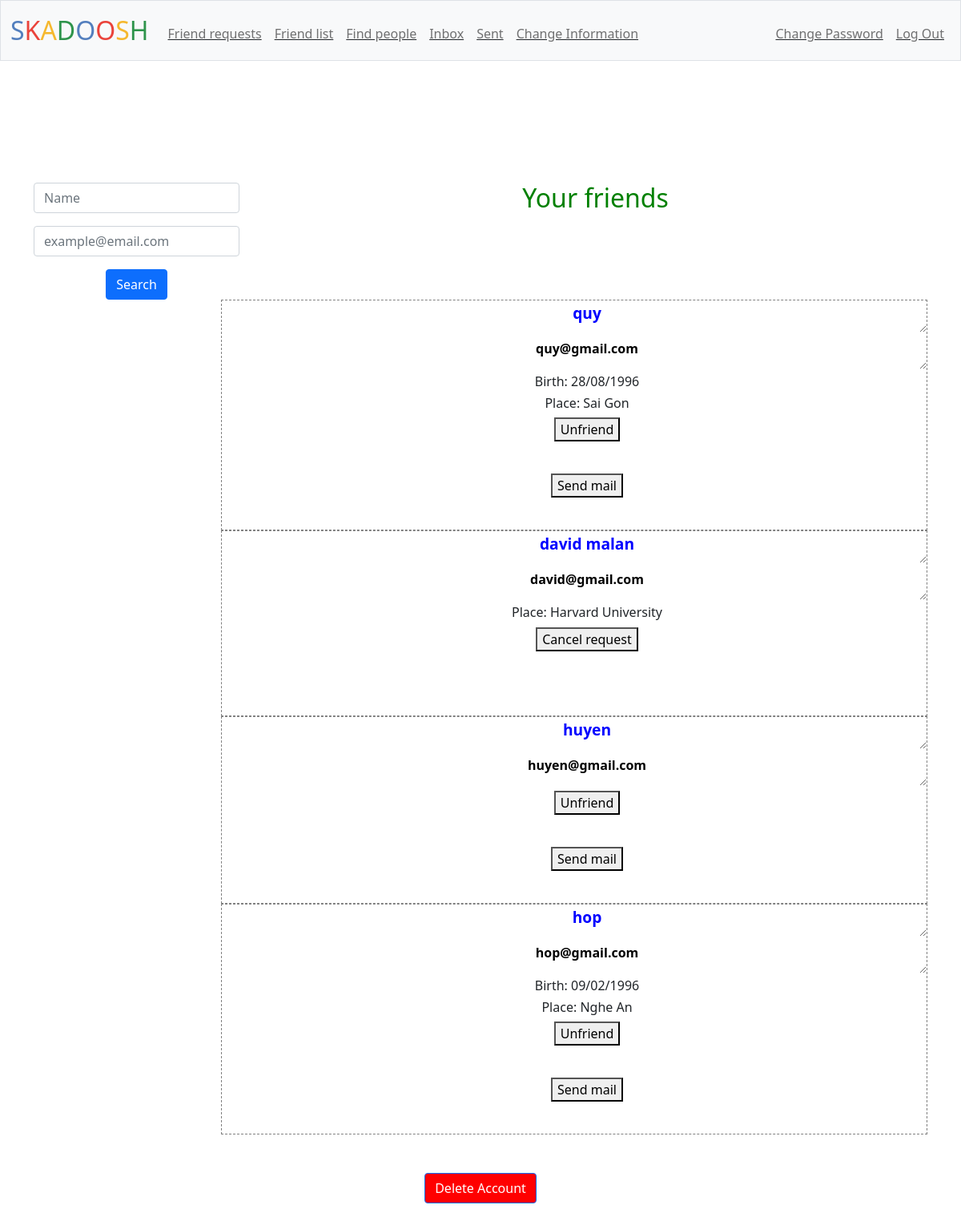
/list (signed in), run on the app's committed database.
### tables this page shows
CREATE TABLE informations (
id INTEGER PRIMARY KEY AUTOINCREMENT NOT NULL,
user_id INTEGER NOT NULL,
name TEXT NOT NULL,
birth TEXT,
place TEXT,
number TEXT,
email TEXT NOT NULL UNIQUE);

### app.py (the view, shortened to what this page needs)
@app.route("/list", methods=["GET", "POST"])
@login_required
@information_required
def list():
    user_id = session['user_id']
    if request.method == "GET":
        rows = db.execute("SELECT * FROM informations JOIN friends ON user_id = host_id OR user_id = friend_id WHERE host_id = ? OR friend_id = ? ORDER BY friends.id DESC", user_id, user_id)
        people = []
        for row in rows:
            if user_id != row['user_id']:
                person = {}
                person['name'] = row['name']
                person['email'] = row['email']
                person['birth'] = row['birth']
                person['place'] = row['place']
                person['number'] = row['number']
                if row['status'] == 'confirmed':
                    person['operation'] = 'Unfriend'
                    person['button'] = 'Send mail'
                if user_id == row['host_id'] and row['status'] == 'unconfirmed':
                    person['operation'] = 'Cancel request'
                if user_id == row['friend_id'] and row['status'] == 'unconfirmed':
                    person['operation'] = 'Accept'
                people.append(person)
        return render_template("list.html", people=people)

### app.py (called while the page is built)
@app.after_request
def after_request(response):
    response.headers["Cache-Control"] = "no-cache, no-store, must-revalidate"
    response.headers["Expires"] = 0
    response.headers["Pragma"] = "no-cache"
    return response

### helpers.py (called while the page is built)
def login_required(f):
    @wraps(f)
    def decorated_function(*args, **kwargs):
        if session.get("user_id") is None:
            return redirect("/login")
        return f(*args, **kwargs)
    return decorated_function

def information_required(f):
    @wraps(f)
    def decorated_function(*args, **kwargs):
        user_id = session.get("user_id")
        rows = db.execute("SELECT * FROM informations WHERE user_id = ?", user_id)
        if len(rows) == 0:
            message = 'You must provide you informations first!'
            return render_template("information.html", requirement=message)
        return f(*args, **kwargs)
    return decorated_function

### templates/list.html (shortened to what this page needs)
{% extends "layout.html" %}
{% block main %}
<div id="parent">
    <div id="find">
        <form id="search-form" action="/list" method="post">
            <div class="mb-3">
                <input autofocus class="form-control mx-auto w-auto" id="name" name="name" placeholder="Name" type="text">
            </div>
            <div class="mb-3">
                <input class="form-control mx-auto w-auto" id="email" name="email" placeholder="example@email.com" type="text">
            </div>
            <button class="btn btn-primary" type="submit">Search</button>
        </form>
    </div>
    <h2>Your friends</h2>
    {% for person in people %}
    <div class="result">
        <form action="/add" method="post">
            <ul>
                <li><textarea id="person" name="name" readonly>{{ person["name"] }}</textarea></li>
                <li><textarea id="person-email" name="email" readonly>{{ person["email"] }}</textarea></li>
                {% if person["birth"] %}
                <li><h6>Birth: {{ person["birth"] }}</h6></li>
                {% endif %}
                {% if person["place"] %}
                <li><h6>Place: {{ person["place"] }}</h6></li>
                {% endif %}
                <button id="upper-button" type="submit">{{ person["operation"] }}</button>
            </ul>
            <br>
        </form>
        <form action="/sent" method="post">
            <ul>
                {% if person["button"] %}
                <button id="lower-button" type="submit">{{ person["button"] }}</button>
                {% endif %}
            </ul>
            <br>
        </form>
    </div>
    </div>
    {% endfor %}
{% endblock %}

### templates/list.html (style rules this page uses)
h2 { text-align: center; color: green; }
#person { color: blue; }
#find { float: left; padding-left: 30px;; }
.result { float: right; width: 75%; margin-right: 30px; border: gray dashed thin; }
ul li { list-style-type: none; }
ul li textarea { text-align: center; width: 100%; height: 40px; background: none; border: none; }
#person { font-size: larger; font-weight: bold; }
#person-email { font-weight: bold; }

### data on the page
informations: name "quy", email "quy@gmail.com", birth "28/08/1996", place "Sai Gon", operation "Unfriend", button "Send mail"
informations: name "david malan", email "david@gmail.com", place "Harvard University", operation "Cancel request"
informations: name "huyen", email "huyen@gmail.com", operation "Unfriend", button "Send mail"
informations: name "hop", email "hop@gmail.com", birth "09/02/1996", place "Nghe An", operation "Unfriend", button "Send mail"
